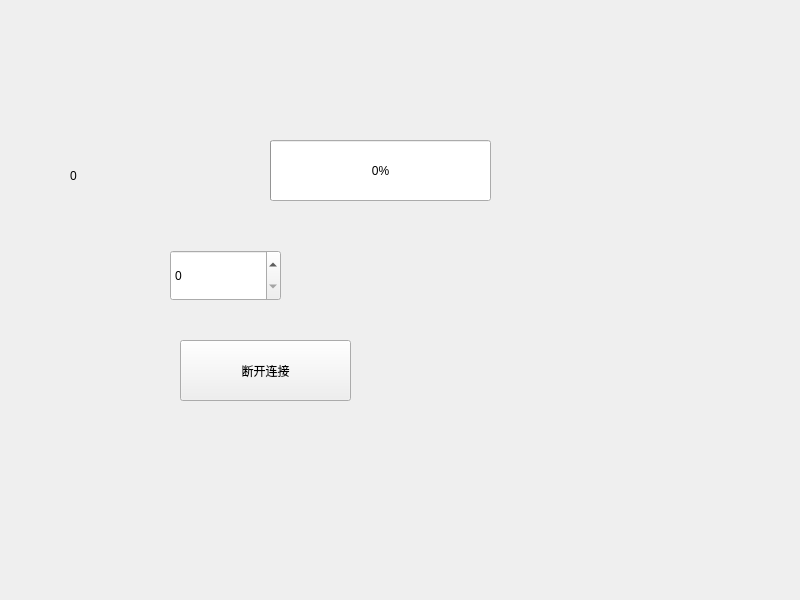
<?xml version="1.0" encoding="UTF-8"?>
<ui version="4.0">
 <class>Widget</class>
 <widget class="QWidget" name="Widget">
  <property name="geometry">
   <rect>
    <x>0</x>
    <y>0</y>
    <width>800</width>
    <height>600</height>
   </rect>
  </property>
  <property name="windowTitle">
   <string>Widget</string>
  </property>
  <property name="styleSheet">
   <string notr="true">font: 20pt &quot;微软雅黑&quot;;</string>
  </property>
  <widget class="QLabel" name="label">
   <property name="geometry">
    <rect>
     <x>70</x>
     <y>150</y>
     <width>151</width>
     <height>51</height>
    </rect>
   </property>
   <property name="text">
    <string>0</string>
   </property>
  </widget>
  <widget class="QProgressBar" name="progressBar">
   <property name="geometry">
    <rect>
     <x>270</x>
     <y>140</y>
     <width>221</width>
     <height>61</height>
    </rect>
   </property>
   <property name="value">
    <number>0</number>
   </property>
  </widget>
  <widget class="QSpinBox" name="spinBox">
   <property name="geometry">
    <rect>
     <x>170</x>
     <y>250</y>
     <width>111</width>
     <height>51</height>
    </rect>
   </property>
  </widget>
  <widget class="QPushButton" name="pushButton">
   <property name="geometry">
    <rect>
     <x>180</x>
     <y>340</y>
     <width>171</width>
     <height>61</height>
    </rect>
   </property>
   <property name="text">
    <string>断开连接</string>
   </property>
  </widget>
 </widget>
 <resources/>
 <connections/>
</ui>
